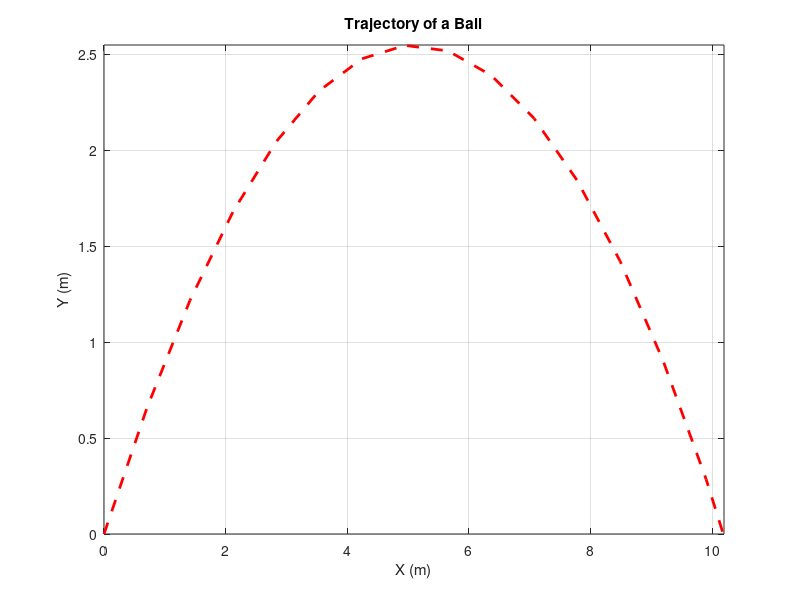
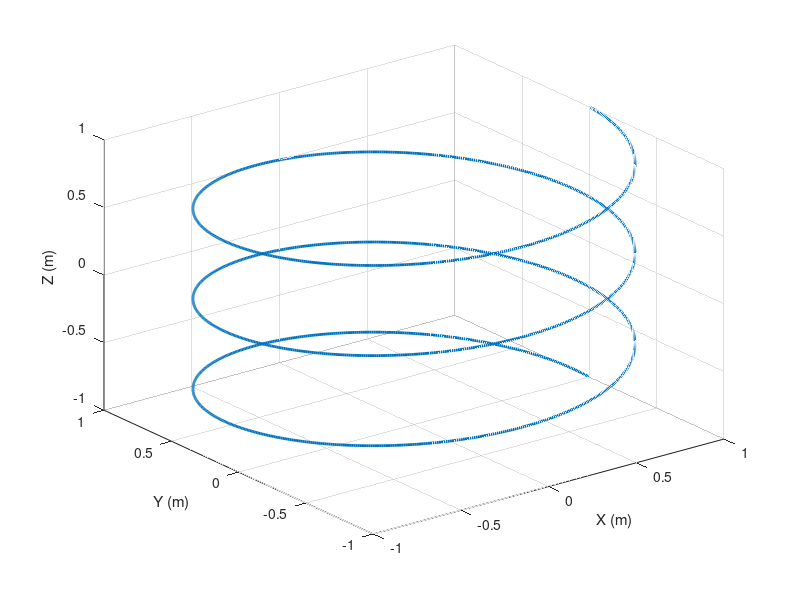
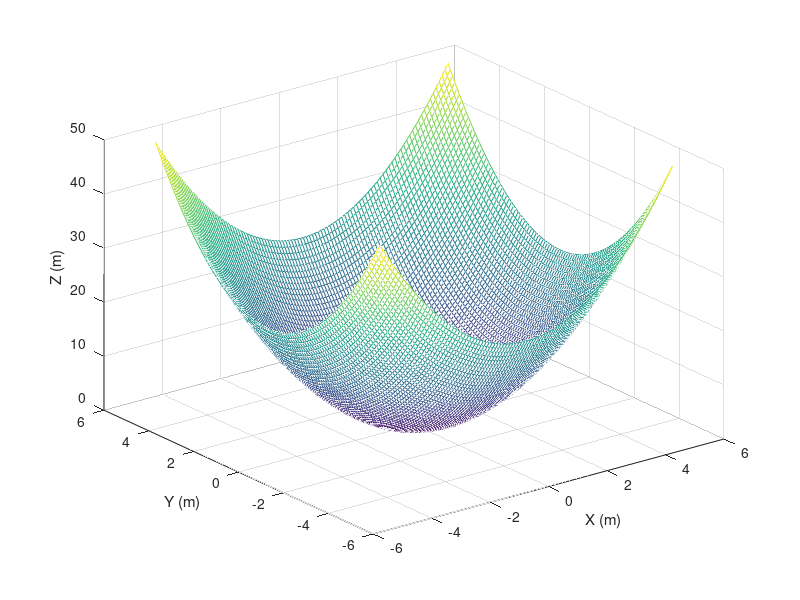
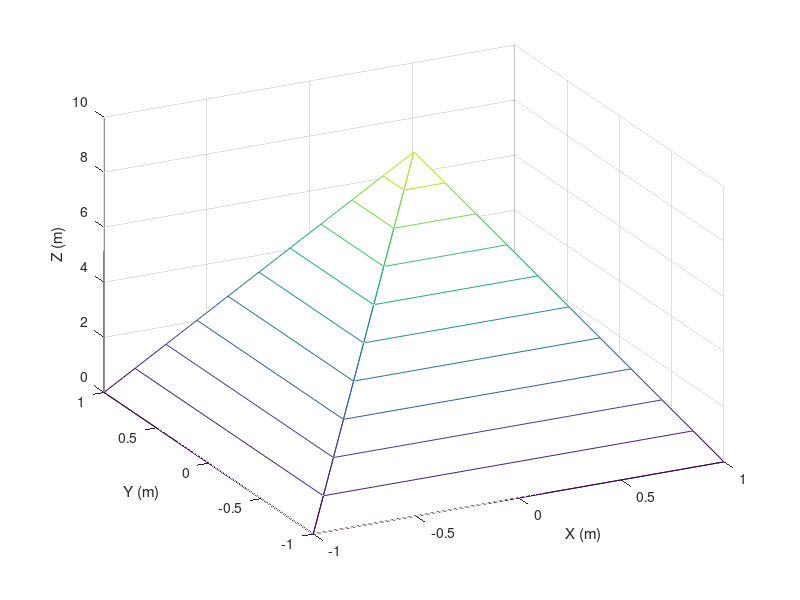

MATLAB code for these plots, in order:
theta = pi/4;

V = 10;

vy = V*sin(theta); vx = V*cos(theta);

timestep = 0.1;

t = 0:timestep:3;

x0 = 0; y0 = 0;

x = x0 + vx*t;

g = 9.81;

y = y0 + vy*t - (1/2)*g*t.^2;



close all; fig = figure('Name','Trajectory'); 

set(fig,'color','white') 

set(axes,'FontSize',18) 

plot(x,y,'r--','LineWidth',2) 

grid on 

xlabel('X (m)')

ylabel('Y (m)')

title('Trajectory of a Ball')

tground = 2*vy/g;

tmax_height = tground/2;

xground = x0 + vx*tground;

ymax = y0 + vy*tmax_height - (1/2)*g*tmax_height^2;

axis([0 xground 0 ymax])

clear
clc
close all

theta = 0:0.01:(6*pi);

x = cos(theta);

y = sin(theta);

z = linspace(-1,1,length(theta));

fig = figure();

set(fig,'color','white')

set(axes,'FontSize',18)

plot3(x,y,z,'LineWidth',2)

grid on

xlabel('X (m)')
ylabel('Y (m)')
zlabel('Z (m)')

clear
clc
close all

fig = figure();

set(fig,'color','white')

set(axes,'FontSize',18)

x = linspace(-5,5,100);

y = linspace(-5,5,100);

[xx,yy] = meshgrid(x,y);

zz = xx.^2 + yy.^2;

mesh(xx,yy,zz);

grid on

xlabel('X (m)')
ylabel('Y (m)')
zlabel('Z (m)')

clear
clc
close all

fig = figure();

set(fig,'color','white')

set(axes,'FontSize',18)

x = [-1 1 1 -1 -1];

y = [-1 -1 1 1 -1];

z = [0 0 0 0 0];

radius = 1;

xx = [];yy = [];zz = [];

while radius >= 0

xx = [xx;radius*x];

yy = [yy;radius*y];

zz = [zz;z];

radius = radius - 0.1;

z = z + 1;

end

mesh(xx,yy,zz)

view(-27,30)

grid on

xlabel('X (m)')
ylabel('Y (m)')
zlabel('Z (m)')
